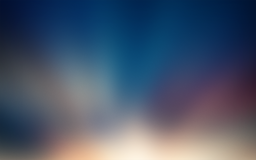
#> input picture gradient.png, 256 x 160 px, shrunk from 1920 x 1200 before the run
$ python noise_creator_v2.py
#> lines starting #> are read from the running program, lines starting #| are printed output that depends on the picture
import numpy as np
from PIL import Image
from statistics import mode

ran = .05
def apply_constant_noise(bits):
    bits ^= np.random.random(bits.shape) < ran

    return bits

def triple_up(arr):
    return np.repeat(arr, 3)


def triple_up_decode(arr):

    def tally(list):
        return mode(list)

    #chunk every 3 bits and consolidate them
    de_tripled = np.zeros(int(arr.size/3), dtype = arr.dtype)
    for i in range (0, arr.size, 3):
        de_tripled[int(i/3)] = tally([arr[i],arr[i+1], arr[i+2]])

    return np.packbits(de_tripled)


def load_image_data():
    in_image = 'gradient.png'

    img = Image.open(in_image)
    mode = img.mode
    size = img.size

    in_bytes = np.array(img.getdata(), dtype=np.uint8)
    return (in_bytes,mode,size)

def print_image():
    in_image = 'gradient.png'

    img = Image.open(in_image)
#> img is the input picture: PIL image 256x160 RGBA; mean R, G, B, A 73, 86.3, 107.2, 255
    img.show()

def no_ecc():

    (data,mode,size) = load_image_data()
#> mode = 'RGBA'; size = (256, 160)
    bits = np.unpackbits(data)
    new_data = np.packbits(apply_constant_noise(bits))
    Image.frombytes(mode,size, new_data).show()
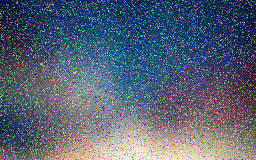
#> shown: PIL image 256x160 RGBA; mean R, G, B, A 78.4, 90.3, 109.2, 242.4; transparent parts drawn white

def ecc():
    (data,mode,size) = load_image_data()
#> mode = 'RGBA'; size = (256, 160)
    bits = triple_up(np.unpackbits(data))
    noised_transmission = apply_constant_noise(bits)
    new_data = triple_up_decode(noised_transmission)
    Image.frombytes(mode,size, new_data).show()
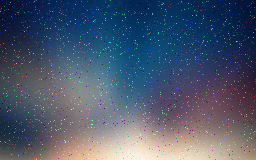
#> shown: PIL image 256x160 RGBA; mean R, G, B, A 73.8, 86.9, 107.4, 253.2; transparent parts drawn white

if __name__ == "__main__":
    print_image()
    no_ecc()
    ecc()
